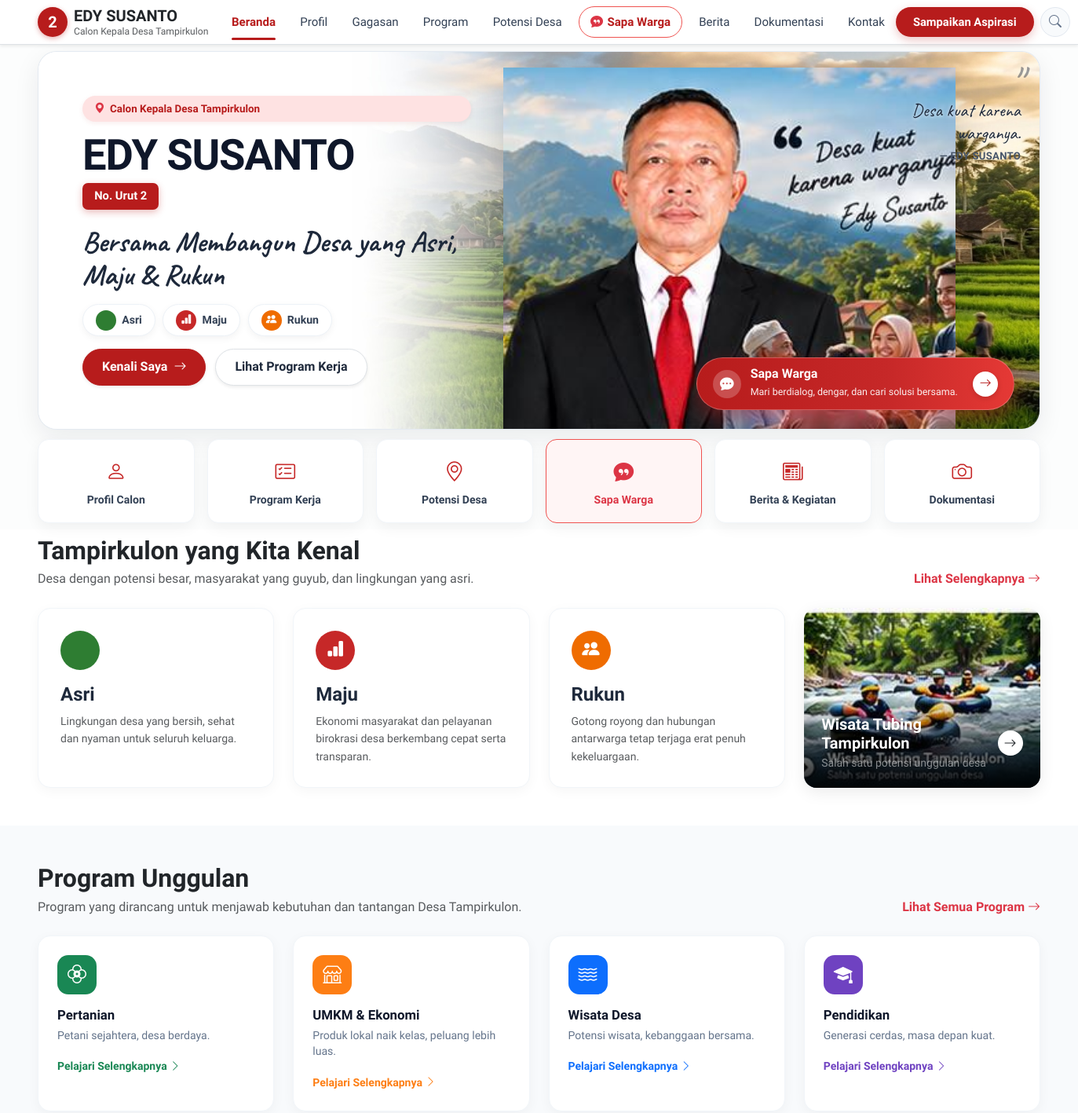
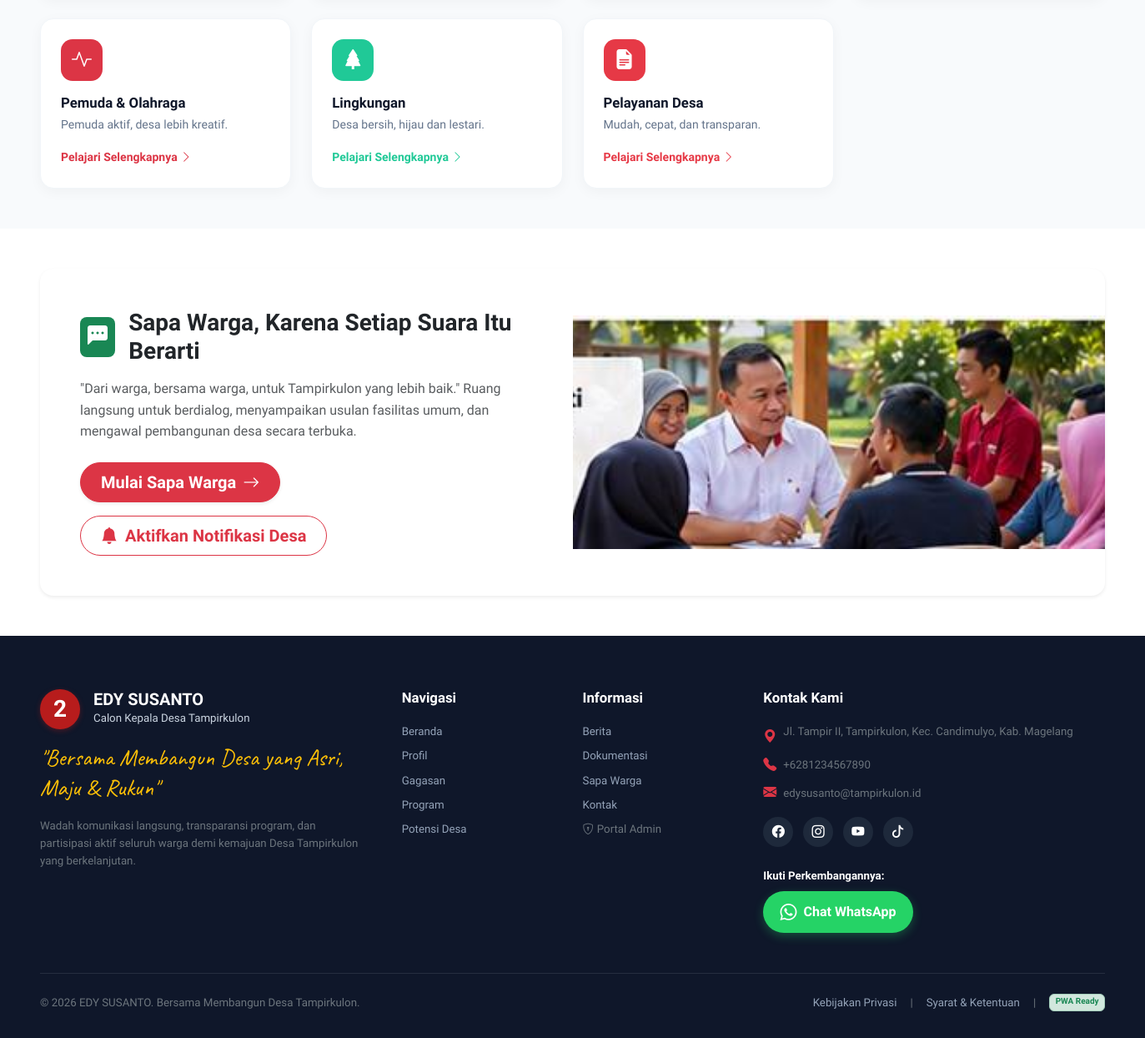
The page / on the database its author committed (2 pictures, top to bottom).
### tables this page shows
CREATE TABLE IF NOT EXISTS `pengaturan` (
  `id` INT AUTO_INCREMENT PRIMARY KEY,
  `kunci` VARCHAR(100) NOT NULL UNIQUE,
  `nilai` LONGTEXT DEFAULT NULL,
  `keterangan` VARCHAR(255) DEFAULT NULL,
  `updated_at` TIMESTAMP DEFAULT CURRENT_TIMESTAMP ON UPDATE CURRENT_TIMESTAMP
);

CREATE TABLE IF NOT EXISTS `program` (
  `id` INT AUTO_INCREMENT PRIMARY KEY,
  `judul` VARCHAR(150) NOT NULL,
  `slug` VARCHAR(150) NOT NULL UNIQUE,
  `kategori` VARCHAR(50) NOT NULL,
  `deskripsi_singkat` TEXT NOT NULL,
  `deskripsi_lengkap` LONGTEXT NOT NULL,
  `icon` VARCHAR(50) NOT NULL,
  `badge_color` VARCHAR(50) NOT NULL,
  `target_capaian` TEXT DEFAULT NULL,
  `urutan` INT DEFAULT 0,
  `created_at` TIMESTAMP DEFAULT CURRENT_TIMESTAMP
);

### includes/functions.php (called while the page is built, shortened)
<?php
function e($string) {
    return htmlspecialchars((string)$string, ENT_QUOTES, 'UTF-8');
}
function get_pengaturan($pdo, $key, $default = '') {
    try {
        $stmt = $pdo->prepare("SELECT nilai FROM pengaturan WHERE kunci = ? LIMIT 1");
        $stmt->execute([$key]);
        $val = $stmt->fetchColumn();
        return ($val !== false && $val !== null && $val !== '') ? $val : $default;
    } catch (Exception $e) {
        return $default;
    }
}

### pages/beranda.php (the view, shortened to what this page needs)
<?php
$stmtPrograms = $pdo->query("SELECT * FROM program ORDER BY urutan ASC LIMIT 7");
$programs = $stmtPrograms->fetchAll();
$fotoHero = get_pengaturan($pdo, 'foto_hero', 'assets/images/banner/edy_susanto_hero_clean.jpg');
$bgHero   = get_pengaturan($pdo, 'bg_hero', 'assets/images/banner/hero_bg_pure_landscape.jpg');
$namaCalon = get_pengaturan($pdo, 'nama_calon', APP_NAME);
$noUrut = get_pengaturan($pdo, 'no_urut', NO_URUT);
$tagline = get_pengaturan($pdo, 'tagline', TAGLINE);
$sloganQuote = get_pengaturan($pdo, 'slogan_quote', SLOGAN_QUOTE);
?>
<div class="hero-card-wrapper">
  <div class="container-custom">
    <section class="hero-section hero-card" id="hero-flayer">
      <div class="hero-bg-layer" style="background-image: url('<?= e($bgHero) ?>');" id="heroBgLayer"></div>
      <div class="hero-flayer-inner">
        <div class="hero-text-block">
          <div class="hero-tagline-badge mb-2">
            <i class="bi bi-geo-alt-fill text-danger"></i>
            Calon Kepala Desa Tampirkulon
          </div>
          <h1 class="hero-name"><?= e($namaCalon) ?></h1>
          <div class="mb-2">
            <span class="badge-hero-no">No. Urut <?= e($noUrut) ?></span>
          </div>
          <p class="hero-quote-slogan mb-3"><?= e($tagline) ?></p>
          <div class="hero-pillars mb-3">
            <div class="pillar-badge">
              <span class="pillar-icon-circle pillar-icon-asri"><i class="bi bi-leaf-fill"></i></span>
              <span>Asri</span>
            </div>
            <div class="pillar-badge">
              <span class="pillar-icon-circle pillar-icon-maju"><i class="bi bi-bar-chart-fill"></i></span>
              <span>Maju</span>
            </div>
            <div class="pillar-badge">
              <span class="pillar-icon-circle pillar-icon-rukun"><i class="bi bi-people-fill"></i></span>
              <span>Rukun</span>
            </div>
          </div>
          <div class="hero-cta-buttons">
            <a href="index.php?page=profil" class="btn btn-danger btn-md rounded-pill px-4 fw-bold shadow-sm d-inline-flex align-items-center gap-2">
              <span>Kenali Saya</span>
              <i class="bi bi-arrow-right"></i>
            </a>
            <a href="index.php?page=program" class="btn btn-light btn-md rounded-pill px-4 fw-semibold shadow-sm border">
              Lihat Program Kerja
            </a>
          </div>
        </div>
        <div class="hero-candidate-wrapper">
          <div class="hero-quote-box d-none d-lg-block" aria-hidden="true">
            <span class="hero-quote-mark">"</span>
            <p class="hero-quote-text font-handwriting"><?= nl2br(e($sloganQuote)) ?></p>
            <p class="hero-quote-author">— <?= e($namaCalon) ?></p>
          </div>
          <img
            src="<?= e($fotoHero) ?>"
            alt="<?= e($namaCalon) ?> - Calon Kepala Desa Tampirkulon No. Urut <?= e($noUrut) ?>"
            class="hero-candidate-img"
            id="heroPhotoImg"
          >
          <a href="index.php?page=sapa-warga" class="hero-sapa-floating-pill" id="heroSapaBar" title="Sapa Warga - Sampaikan Aspirasi">
            <div class="hero-sapa-pill-left">
              <div class="hero-sapa-pill-icon">
                <i class="bi bi-chat-dots-fill"></i>
              </div>
              <div>
                <strong class="d-block hero-sapa-pill-title">Sapa Warga</strong>
                <span class="hero-sapa-pill-sub">Mari berdialog, dengar, dan cari solusi bersama.</span>
              </div>
            </div>
            <div class="hero-sapa-pill-arrow">
              <i class="bi bi-arrow-right"></i>
            </div>
          </a>
        </div>
      </div>
    </section>
  </div>
</div>
<div class="container-custom quick-nav-wrapper">
  <div class="row row-cols-2 row-cols-md-3 row-cols-lg-6 g-3">
    <div class="col">
      <a href="index.php?page=profil" class="quick-card">
        <i class="bi bi-person quick-card-icon"></i>
        <span class="quick-card-label">Profil Calon</span>
      </a>
    </div>
    <div class="col">
      <a href="index.php?page=program" class="quick-card">
        <i class="bi bi-card-checklist quick-card-icon"></i>
        <span class="quick-card-label">Program Kerja</span>
      </a>
    </div>
    <div class="col">
      <a href="index.php?page=potensi" class="quick-card">
        <i class="bi bi-geo-alt quick-card-icon"></i>
        <span class="quick-card-label">Potensi Desa</span>
      </a>
    </div>
    <div class="col">
      <a href="index.php?page=sapa-warga" class="quick-card active-card">
        <i class="bi bi-chat-quote-fill quick-card-icon text-danger"></i>
        <span class="quick-card-label text-danger">Sapa Warga</span>
      </a>
    </div>
    <div class="col">
      <a href="index.php?page=berita" class="quick-card">
        <i class="bi bi-newspaper quick-card-icon"></i>
        <span class="quick-card-label">Berita &amp; Kegiatan</span>
      </a>
    </div>
    <div class="col">
      <a href="index.php?page=berita#dokumentasi" class="quick-card">
        <i class="bi bi-camera quick-card-icon"></i>
        <span class="quick-card-label">Dokumentasi</span>
      </a>
    </div>
  </div>
</div>
<section class="pt-2 pb-5 bg-white">
  <div class="container-custom">
    <div class="d-flex flex-column flex-md-row justify-content-between align-items-start align-items-md-end mb-4">
      <div>
        <h2 class="fw-bold mb-1 text-dark">Tampirkulon yang Kita Kenal</h2>
        <p class="text-muted mb-0">Desa dengan potensi besar, masyarakat yang guyub, dan lingkungan yang asri.</p>
      </div>
      <a href="index.php?page=potensi" class="text-danger fw-bold text-decoration-none mt-2 mt-md-0 d-inline-flex align-items-center gap-1">
        <span>Lihat Selengkapnya</span>
        <i class="bi bi-arrow-right"></i>
      </a>
    </div>
    <div class="row g-4">
      <div class="col-lg-3 col-md-6">
        <div class="card-pillar-feature">
          <div class="circle-pillar-large pillar-icon-asri">
          </div>
          <h4 class="fw-bold mb-2">Asri</h4>
          <p class="text-muted small mb-0">Lingkungan desa yang bersih, sehat dan nyaman untuk seluruh keluarga.</p>
        </div>
      </div>
      <div class="col-lg-3 col-md-6">
        <div class="card-pillar-feature">
          <div class="circle-pillar-large pillar-icon-maju">
            <i class="bi bi-bar-chart-fill"></i>
          </div>
          <h4 class="fw-bold mb-2">Maju</h4>
          <p class="text-muted small mb-0">Ekonomi masyarakat dan pelayanan birokrasi desa berkembang cepat serta transparan.</p>
        </div>
      </div>
      <div class="col-lg-3 col-md-6">
        <div class="card-pillar-feature">
          <div class="circle-pillar-large pillar-icon-rukun">
            <i class="bi bi-people-fill"></i>
          </div>
          <h4 class="fw-bold mb-2">Rukun</h4>
          <p class="text-muted small mb-0">Gotong royong dan hubungan antarwarga tetap terjaga erat penuh kekeluargaan.</p>
        </div>
      </div>
      <div class="col-lg-3 col-md-6">
        <a href="index.php?page=potensi" class="card-tubing-featured d-block text-decoration-none">
          <img src="assets/images/galeri/wisata_tubing.jpg" alt="Wisata Tubing Tampirkulon">
          <div class="card-tubing-overlay">
            <div class="d-flex align-items-center justify-content-between">
              <div>
                <h5 class="fw-bold mb-0 text-white">Wisata Tubing Tampirkulon</h5>
                <small class="text-white-50">Salah satu potensi unggulan desa</small>
              </div>
              <div class="bg-white text-dark rounded-circle d-flex align-items-center justify-content-center" style="width: 32px; height: 32px; flex-shrink: 0;">
                <i class="bi bi-arrow-right"></i>
              </div>
            </div>
          </div>
        </a>
      </div>
    </div>
  </div>
</section>
<section class="py-5" style="background-color: #f8fafc;">
  <div class="container-custom">
    <div class="d-flex flex-column flex-md-row justify-content-between align-items-start align-items-md-end mb-4">
      <div>
        <h2 class="fw-bold mb-1 text-dark">Program Unggulan</h2>
        <p class="text-muted mb-0">Program yang dirancang untuk menjawab kebutuhan dan tantangan Desa Tampirkulon.</p>
      </div>
      <a href="index.php?page=program" class="text-danger fw-bold text-decoration-none mt-2 mt-md-0 d-inline-flex align-items-center gap-1">
        <span>Lihat Semua Program</span>
        <i class="bi bi-arrow-right"></i>
      </a>
    </div>
    <div class="row row-cols-1 row-cols-sm-2 row-cols-lg-4 g-4">
      <?php foreach ($programs as $prog): ?>
      <div class="col">
        <div class="program-card" data-search-content="<?= e($prog['judul'] . ' ' . $prog['deskripsi_singkat']) ?>" data-search-title="<?= e($prog['judul']) ?>" data-search-url="index.php?page=program">
          <div class="program-card-icon" style="background-color: <?= e($prog['badge_color']) ?>;">
            <i class="bi <?= e($prog['icon']) ?>"></i>
          </div>
          <h5 class="program-card-title"><?= e($prog['judul']) ?></h5>
          <p class="program-card-desc mb-3"><?= e($prog['deskripsi_singkat']) ?></p>
          <a href="index.php?page=program" class="small fw-bold text-decoration-none" style="color: <?= e($prog['badge_color']) ?>;">
            Pelajari Selengkapnya <i class="bi bi-chevron-right"></i>
          </a>
        </div>
      </div>
      <?php endforeach; ?>
    </div>
  </div>
</section>
<section class="py-5 bg-white">
  <div class="container-custom">
    <div class="card border-0 shadow-sm rounded-4 overflow-hidden border border-light-subtle">
      <div class="row g-0 align-items-center">
        <div class="col-lg-6 p-4 p-md-5">
          <div class="d-flex align-items-center gap-3 mb-3">
            <div class="bg-success text-white rounded-3 d-flex align-items-center justify-content-center" style="width: 48px; height: 48px;">
              <i class="bi bi-chat-left-dots-fill fs-4"></i>
            </div>
            <h3 class="fw-bold mb-0 text-dark">Sapa Warga, Karena Setiap Suara Itu Berarti</h3>
          </div>
          <p class="text-muted fs-6 mb-4">
            "Dari warga, bersama warga, untuk Tampirkulon yang lebih baik." Ruang langsung untuk berdialog, menyampaikan usulan fasilitas umum, dan mengawal pembangunan desa secara terbuka.
          </p>
          <div class="d-flex flex-wrap gap-3">
            <a href="index.php?page=sapa-warga" class="btn btn-danger btn-lg rounded-pill px-4 fw-bold d-inline-flex align-items-center gap-2 shadow-sm">
              <span>Mulai Sapa Warga</span>
              <i class="bi bi-arrow-right"></i>
            </a>
            <button type="button" id="btnEnableNotif" class="btn btn-outline-danger btn-lg rounded-pill px-4 fw-semibold">
              <i class="bi bi-bell-fill me-1"></i> Aktifkan Notifikasi Desa
            </button>
          </div>
        </div>
        <div class="col-lg-6">
          <img src="assets/images/banner/dialog_warga.jpg" alt="Dialog Silaturahmi Edy Susanto Bersama Warga" class="w-100 h-100 object-fit-cover" style="min-height: 280px;">
        </div>
      </div>
    </div>
  </div>
</section>

### rows shown on the page
pengaturan: nilai "EDY SUSANTO"
pengaturan: nilai "2"
pengaturan: nilai "Bersama Membangun Desa yang Asri, Maju & Rukun"
pengaturan: nilai "Desa kuat karena warganya."
pengaturan: nilai (picture)
program: judul "Pertanian", deskripsi_singkat "Petani sejahtera, desa berdaya."
program: judul "UMKM & Ekonomi", deskripsi_singkat "Produk lokal naik kelas, peluang lebih luas."
program: judul "Wisata Desa", deskripsi_singkat "Potensi wisata, kebanggaan bersama."
program: judul "Pendidikan", deskripsi_singkat "Generasi cerdas, masa depan kuat."
program: judul "Pemuda & Olahraga", deskripsi_singkat "Pemuda aktif, desa lebih kreatif."
program: judul "Lingkungan", deskripsi_singkat "Desa bersih, hijau dan lestari."
program: judul "Pelayanan Desa", deskripsi_singkat "Mudah, cepat, dan transparan."

### other values the page prints
NO_URUT "2"
APP_NAME "EDY SUSANTO"
APP_TITLE "Calon Kepala Desa Tampirkulon"
TAGLINE "Bersama Membangun Desa yang Asri, Maju & Rukun"
ALAMAT_DESA "Jl. Tampir II, Tampirkulon, Kec. Candimulyo, Kab. Magelang"
WHATSAPP_NUMBER "6281234567890"
EMAIL_DESA "edysusanto@tampirkulon.id"
